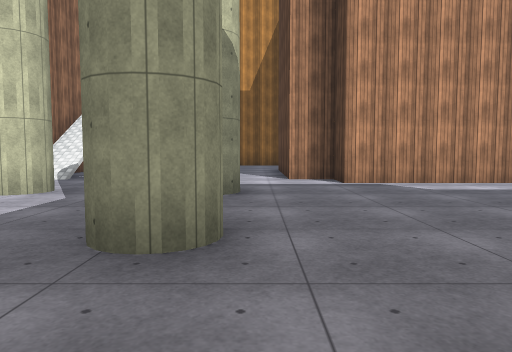
[1] (above)

16 first-person views from a walk through a 3-D level made in the Unity game engine. The camera is 1.3 m above the floor, tilts 4° down and sees 70° across. The floor is counted in squares, 2 m on a side. Each view is taken from the middle of a square. On the plan, view 1 faces up. The plan holds only what a view shows up to about 11 squares ahead; the rest is blank. The place goes on beyond the plan. The player character is not drawn. Surface patterns are stand-ins for the level's own textures.

[2]
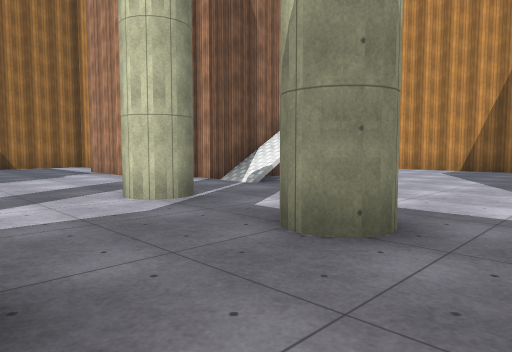

[3]
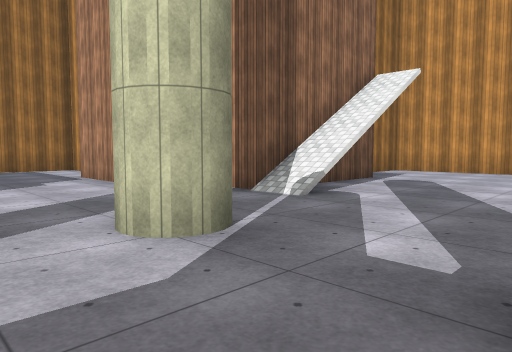

[4]
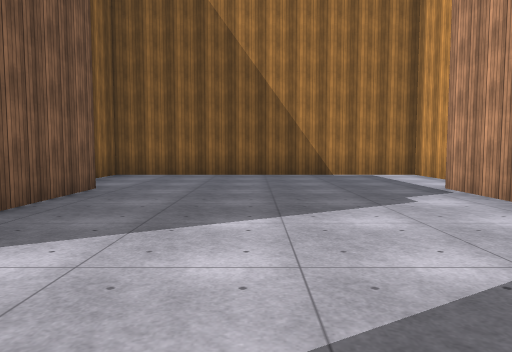

[5]
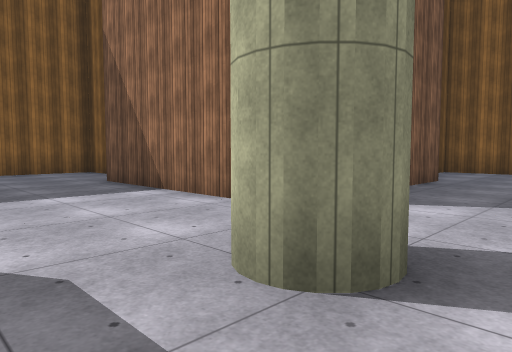

[6]
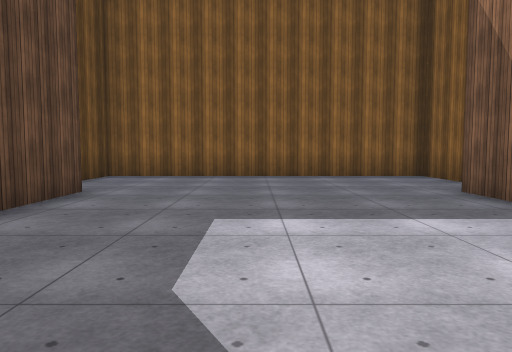

[7]
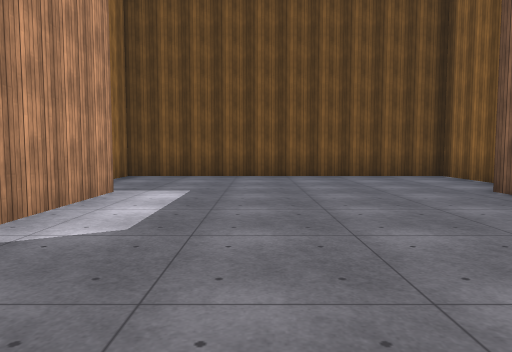

[8]
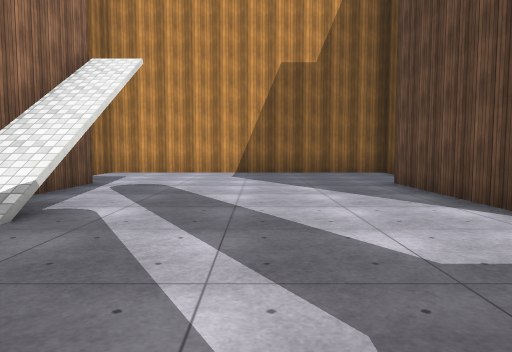

[9]
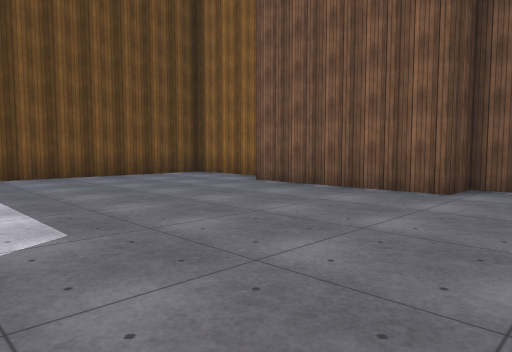

[10]
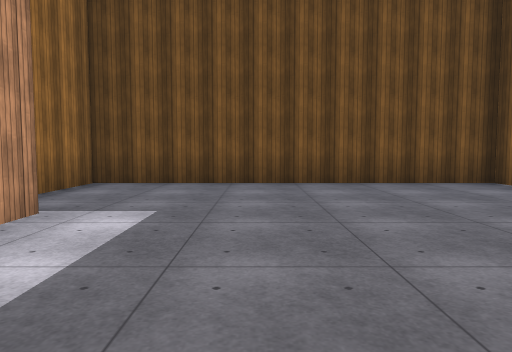

[11]
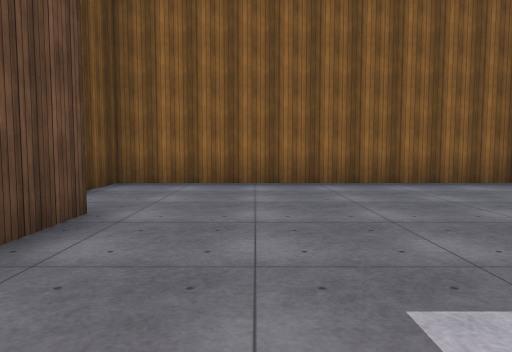

[12]
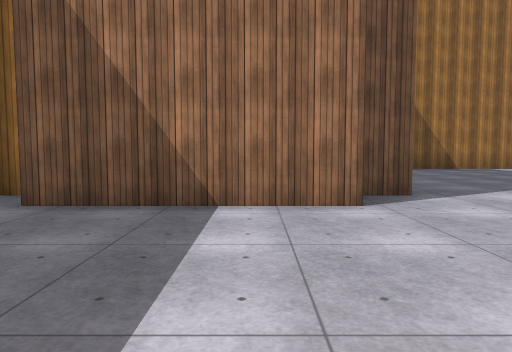

[13]
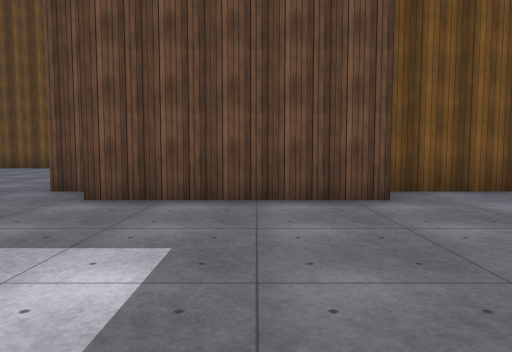

[14]
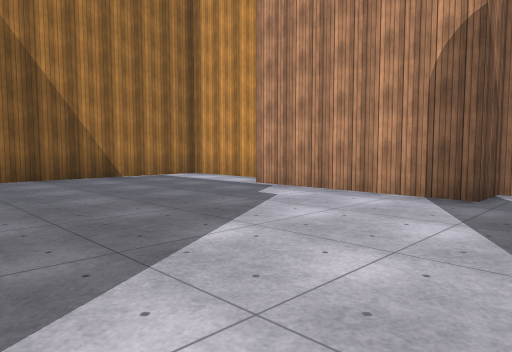

[15]
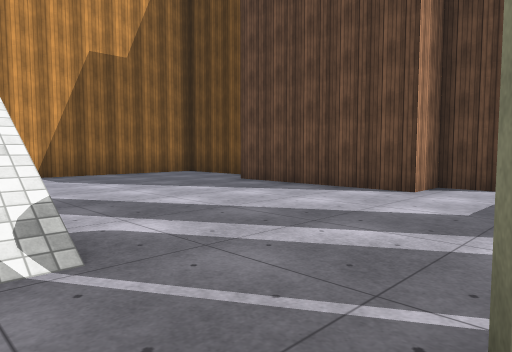

[16]
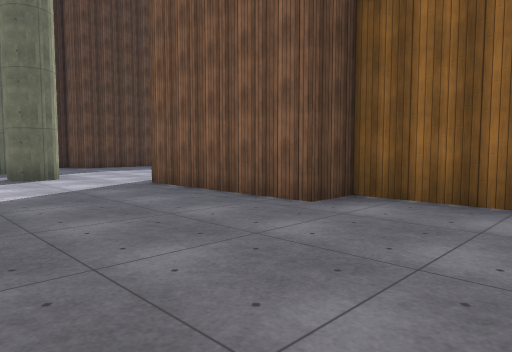

### Floor plan
Points are (right, up) in squares from view 1. A wall is a line through its corners. A room is listed if a view was taken in it or the views show most of it. See-through windows are left out.
Room 1 (views 1, 2, 3, 4, 5, 6, 7, 8, 9, 10, 11, 12, 13, 14, 15, 16)
walls: (-5.2, 0.4) (-5.2, -3.8); (1.1, 0.2) (1.8, 0.2) (1.8, 1.2) (5.8, 1.2); (0.8, -3.9) (0.8, 0.2); (5.8, 7.3) (1.8, 7.3) (1.8, 8.3) (0.8, 8.3) (0.8, 12.2); (-5.2, 12.4) (-5.2, 8.3) (-6.3, 8.3) (-6.3, 7.3) (-10.2, 7.3); (-6.3, -4.4) (-6.3, -7.2) (1.8, -7.2) (1.8, -4); (6.8, 0.2) (9.2, 0.2) (9.2, 8.3) (7.4, 8.3); (1.8, 13.2) (1.8, 15.7) (-6.3, 15.7) (-6.3, 14.1); (-11.2, 8.3) (-13.7, 8.3) (-13.7, 0.2) (-10.3, 0.2) (-10.3, 1.2) (-6.3, 1.2) (-6.3, 0.5)

Where each view was taken, in squares from view 1:
view 1: 0 up, 0 right, facing up
view 2: 3 up, 1 right, facing up-left
view 3: 4 up, 1 left, facing up-left
view 4: 4 up, 4 left, facing left
view 5: 4 up, 2 left, facing down-left
view 6: 2 up, 2 left, facing down
view 7: 5 up, 0 right, facing right
view 8: 5 up, 2 left, facing up
view 9: 7 up, 0 right, facing down-right
view 10: 5 up, 2 right, facing right
view 11: 0 up, 1 left, facing down
view 12: 1 down, 1 left, facing left
view 13: 2 down, 4 left, facing right
view 14: 2 up, 5 left, facing up-left
view 15: 6 up, 5 left, facing up-right
view 16: 5 up, 13 left, facing down-right
